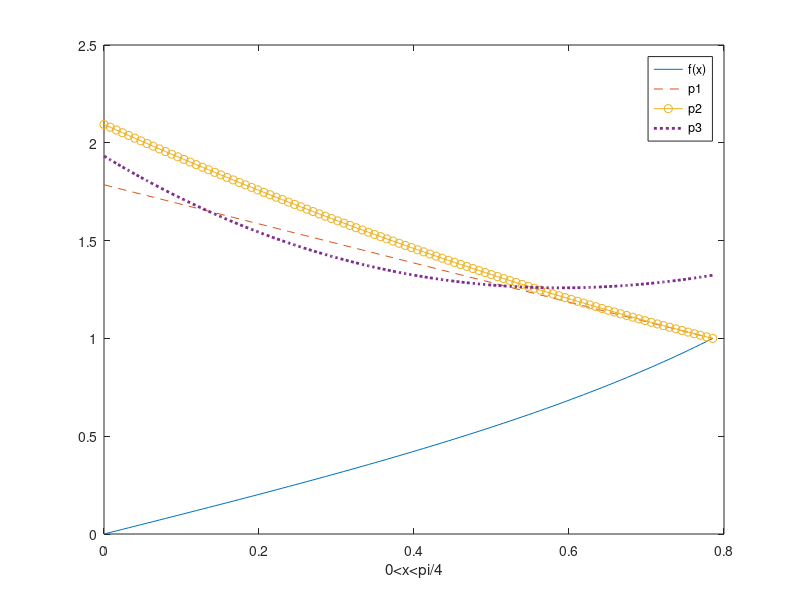

Source code (MATLAB):
% Name:Tommy Lee Truong
% Last Edit:Jan 17 2021
% Program Name: Homework 2
clc; clear all; close all;

x = linspace(0,pi/4);
f = @(x) tan(x);
y = f(x);
p1 = @(x) 1-x+pi/4;
y1 = p1(x);
p2 = @(x) 1+(8*pi+pi.^2)/32 - ((pi+4)/4)*x + (1/2)*x.^2;
y2 = p2(x);
p3 = @(x) 1 + (48*pi+6*pi.^2-pi.^3)/192-((16+4*pi+pi.^2)/16)*x+((6+7*pi)/12)*x.^2-(1/3)*x.^3;
y3 = p3(x);

figure
plot(x,y,x,y1,'--',x,y2,'-o',x,y3,':','LineWidth',2);
xlabel('0<x<pi/4');
legend('f(x)','p1','p2','p3');

r(1) = norm(y-y1,inf);
r(2) = norm(y-y2,inf);
r(3) = norm(y-y3,inf);
disp(r);
